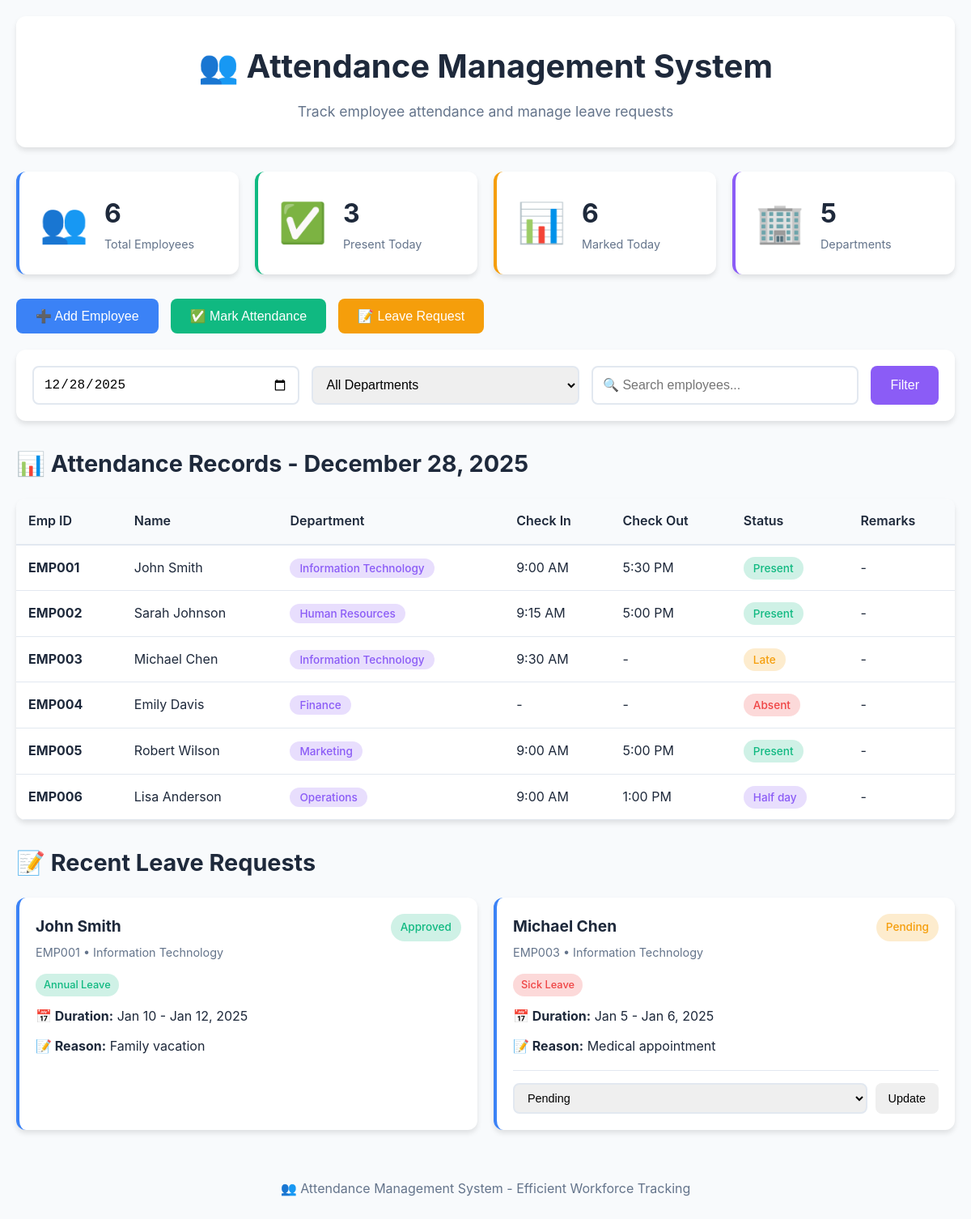
The page / on the database its author committed.
### tables this page shows
CREATE TABLE IF NOT EXISTS attendance (
    id INT AUTO_INCREMENT PRIMARY KEY,
    employee_id INT NOT NULL,
    attendance_date DATE NOT NULL,
    check_in TIME NULL,
    check_out TIME NULL,
    status ENUM('present', 'absent', 'late', 'leave', 'half_day') NOT NULL,
    remarks TEXT,
    marked_by VARCHAR(100),
    created_at TIMESTAMP DEFAULT CURRENT_TIMESTAMP,
    FOREIGN KEY (employee_id) REFERENCES employees(id) ON DELETE CASCADE,
    UNIQUE KEY unique_attendance (employee_id, attendance_date),
    INDEX idx_date (attendance_date),
    INDEX idx_status (status)
);

CREATE TABLE IF NOT EXISTS employees (
    id INT AUTO_INCREMENT PRIMARY KEY,
    emp_id VARCHAR(20) NOT NULL UNIQUE,
    full_name VARCHAR(100) NOT NULL,
    email VARCHAR(255) NOT NULL UNIQUE,
    phone VARCHAR(20),
    department_id INT,
    designation VARCHAR(100),
    join_date DATE,
    status ENUM('active', 'inactive') DEFAULT 'active',
    created_at TIMESTAMP DEFAULT CURRENT_TIMESTAMP,
    FOREIGN KEY (department_id) REFERENCES departments(id) ON DELETE RESTRICT,
    INDEX idx_emp_id (emp_id),
    INDEX idx_department (department_id)
);

CREATE TABLE IF NOT EXISTS departments (
    id INT AUTO_INCREMENT PRIMARY KEY,
    dept_name VARCHAR(100) NOT NULL,
    dept_code VARCHAR(20) NOT NULL UNIQUE,
    created_at TIMESTAMP DEFAULT CURRENT_TIMESTAMP
);

CREATE TABLE IF NOT EXISTS leave_requests (
    id INT AUTO_INCREMENT PRIMARY KEY,
    employee_id INT NOT NULL,
    leave_type ENUM('sick', 'casual', 'annual', 'unpaid') NOT NULL,
    start_date DATE NOT NULL,
    end_date DATE NOT NULL,
    reason TEXT,
    status ENUM('pending', 'approved', 'rejected') DEFAULT 'pending',
    requested_at TIMESTAMP DEFAULT CURRENT_TIMESTAMP,
    FOREIGN KEY (employee_id) REFERENCES employees(id) ON DELETE CASCADE,
    INDEX idx_employee (employee_id),
    INDEX idx_status (status)
);

### index.php (the view, shortened to what this page needs)
<?php
require_once 'config.php';
$date_filter = $_GET['date'] ?? date('Y-m-d');
$search = $_GET['search'] ?? '';
$stats = $pdo->query("SELECT
    COUNT(*) as total_employees,
    COUNT(DISTINCT department_id) as departments,
    (SELECT COUNT(*) FROM attendance WHERE attendance_date = CURDATE()) as today_attendance,
    (SELECT COUNT(*) FROM attendance WHERE attendance_date = CURDATE() AND status = 'present') as present_today
    FROM employees WHERE status = 'active'")->fetch();
$attendance_sql = "SELECT a.*, e.emp_id, e.full_name, d.dept_name
    FROM attendance a
    JOIN employees e ON a.employee_id = e.id
    LEFT JOIN departments d ON e.department_id = d.id
    WHERE a.attendance_date = ?";
$attendance_params = [$date_filter];
$attendance_sql .= " ORDER BY e.emp_id";
$stmt = $pdo->prepare($attendance_sql);
$stmt->execute($attendance_params);
$attendance_records = $stmt->fetchAll();
$leave_requests = $pdo->query("SELECT lr.*, e.emp_id, e.full_name, d.dept_name
    FROM leave_requests lr
    JOIN employees e ON lr.employee_id = e.id
    LEFT JOIN departments d ON e.department_id = d.id
    ORDER BY lr.requested_at DESC
    LIMIT 10")->fetchAll();
?>
<!DOCTYPE html>
<html lang="en">
<head>
    <link rel="stylesheet" href="style.css">
</head>
<body>
    <div class="container">
        <div class="header">
            <h1>👥 Attendance Management System</h1>
            <p class="subtitle">Track employee attendance and manage leave requests</p>
        </div>
        <div class="stats-grid">
            <div class="stat-card card-blue">
                <div class="stat-icon">👥</div>
                <div class="stat-content">
                    <div class="stat-value"><?php echo $stats['total_employees']; ?></div>
                    <div class="stat-label">Total Employees</div>
                </div>
            </div>
            <div class="stat-card card-green">
                <div class="stat-icon">✅</div>
                <div class="stat-content">
                    <div class="stat-value"><?php echo $stats['present_today']; ?></div>
                    <div class="stat-label">Present Today</div>
                </div>
            </div>
            <div class="stat-card card-orange">
                <div class="stat-icon">📊</div>
                <div class="stat-content">
                    <div class="stat-value"><?php echo $stats['today_attendance']; ?></div>
                    <div class="stat-label">Marked Today</div>
                </div>
            </div>
            <div class="stat-card card-purple">
                <div class="stat-icon">🏢</div>
                <div class="stat-content">
                    <div class="stat-value"><?php echo $stats['departments']; ?></div>
                    <div class="stat-label">Departments</div>
                </div>
            </div>
        </div>
        <div class="actions-bar">
            <button onclick="toggleForm('addEmployeeForm')" class="btn btn-primary">➕ Add Employee</button>
            <button onclick="toggleForm('markAttendanceForm')" class="btn btn-success">✅ Mark Attendance</button>
            <button onclick="toggleForm('leaveRequestForm')" class="btn btn-orange">📝 Leave Request</button>
        </div>
        <div class="filter-section">
            <form method="GET" class="filter-form">
                <input type="date" name="date" value="<?php echo htmlspecialchars($date_filter); ?>">
                <select name="department">
                    <option value="">All Departments</option>
                </select>
                <input type="text" name="search" value="<?php echo htmlspecialchars($search); ?>" placeholder="🔍 Search employees...">
                <button type="submit" class="btn btn-search">Filter</button>
            </form>
        </div>
        <div class="section-title">
            <h2>📊 Attendance Records - <?php echo date('F j, Y', strtotime($date_filter)); ?></h2>
        </div>
        <div class="table-container">
            <table class="attendance-table">
                <thead>
                    <tr>
                        <th>Emp ID</th>
                        <th>Name</th>
                        <th>Department</th>
                        <th>Check In</th>
                        <th>Check Out</th>
                        <th>Status</th>
                        <th>Remarks</th>
                    </tr>
                </thead>
                <tbody>
                    <?php foreach ($attendance_records as $record): ?>
                        <tr>
                            <td><strong><?php echo htmlspecialchars($record['emp_id']); ?></strong></td>
                            <td><?php echo htmlspecialchars($record['full_name']); ?></td>
                            <td><span class="dept-badge"><?php echo htmlspecialchars($record['dept_name']); ?></span></td>
                            <td><?php echo $record['check_in'] ? date('g:i A', strtotime($record['check_in'])) : '-'; ?></td>
                            <td><?php echo $record['check_out'] ? date('g:i A', strtotime($record['check_out'])) : '-'; ?></td>
                            <td><span class="status-badge status-<?php echo $record['status']; ?>"><?php echo ucfirst(str_replace('_', ' ', $record['status'])); ?></span></td>
                            <td><?php echo htmlspecialchars($record['remarks'] ?? '-'); ?></td>
                        </tr>
                    <?php endforeach; ?>
                </tbody>
            </table>
        </div>
        <div class="section-title">
            <h2>📝 Recent Leave Requests</h2>
        </div>
        <div class="leave-requests-grid">
            <?php foreach ($leave_requests as $leave): ?>
                <div class="leave-card">
                    <div class="leave-header">
                        <div>
                            <h3><?php echo htmlspecialchars($leave['full_name']); ?></h3>
                            <p class="leave-emp-id"><?php echo htmlspecialchars($leave['emp_id']); ?> • <?php echo htmlspecialchars($leave['dept_name']); ?></p>
                        </div>
                        <span class="leave-status leave-<?php echo $leave['status']; ?>"><?php echo ucfirst($leave['status']); ?></span>
                    </div>
                    <div class="leave-details">
                        <div class="leave-info">
                            <span class="leave-type-badge leave-type-<?php echo $leave['leave_type']; ?>"><?php echo ucfirst($leave['leave_type']); ?> Leave</span>
                            <p><strong>📅 Duration:</strong> <?php echo date('M j', strtotime($leave['start_date'])); ?> - <?php echo date('M j, Y', strtotime($leave['end_date'])); ?></p>
                            <p><strong>📝 Reason:</strong> <?php echo htmlspecialchars($leave['reason']); ?></p>
                        </div>
                        <?php if ($leave['status'] === 'pending'): ?>
                            <form method="POST" class="leave-action-form">
                                <select name="leave_status" required>
                                    <option value="pending" selected>Pending</option>
                                </select>
                                <button type="submit" class="btn btn-small">Update</button>
                            </form>
                        <?php endif; ?>
                    </div>
                </div>
            <?php endforeach; ?>
        </div>
        <div class="footer">
            <p>👥 Attendance Management System - Efficient Workforce Tracking</p>
        </div>
    </div>
</body>
</html>

### rows shown on the page
attendance: employee.emp_id "EMP001", employee.full_name "John Smith", departments.dept_name "Information Technology", check_in "9:00 AM", check_out "5:30 PM", status "Present", remarks "-"
attendance: employee.emp_id "EMP002", employee.full_name "Sarah Johnson", departments.dept_name "Human Resources", check_in "9:15 AM", check_out "5:00 PM", status "Present", remarks "-"
attendance: employee.emp_id "EMP003", employee.full_name "Michael Chen", departments.dept_name "Information Technology", check_in "9:30 AM", status "Late", remarks "-"
attendance: employee.emp_id "EMP004", employee.full_name "Emily Davis", departments.dept_name "Finance", status "Absent", remarks "-"
attendance: employee.emp_id "EMP005", employee.full_name "Robert Wilson", departments.dept_name "Marketing", check_in "9:00 AM", check_out "5:00 PM", status "Present", remarks "-"
attendance: employee.emp_id "EMP006", employee.full_name "Lisa Anderson", departments.dept_name "Operations", check_in "9:00 AM", check_out "1:00 PM", status "Half day", remarks "-"
leave_requests: employee.full_name "John Smith", employee.emp_id "EMP001", departments.dept_name "Information Technology", status "Approved", leave_type "Annual", start_date "Jan 10", end_date "Jan 12, 2025", reason "Family vacation"
leave_requests: employee.full_name "Michael Chen", employee.emp_id "EMP003", departments.dept_name "Information Technology", status "Pending", leave_type "Sick", start_date "Jan 5", end_date "Jan 6, 2025", reason "Medical appointment"

### other values the page prints
$stats['total_employees'] "6"
$stats['present_today'] "3"
$stats['today_attendance'] "6"
$stats['departments'] "5"
